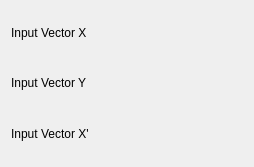
<ui version="4.0" >
 <class>AkimaConfig</class>
 <widget class="QWidget" name="AkimaConfig" >
  <property name="geometry" >
   <rect>
    <x>0</x>
    <y>0</y>
    <width>254</width>
    <height>167</height>
   </rect>
  </property>
  <layout class="QVBoxLayout" name="verticalLayout" >
   <item>
    <layout class="QHBoxLayout" name="horizontalLayout" >
     <item>
      <widget class="QLabel" name="label_3" >
       <property name="sizePolicy" >
        <sizepolicy vsizetype="Fixed" hsizetype="Fixed" >
         <horstretch>0</horstretch>
         <verstretch>0</verstretch>
        </sizepolicy>
       </property>
       <property name="text" >
        <string>Input Vector X</string>
       </property>
       <property name="wordWrap" >
        <bool>false</bool>
       </property>
      </widget>
     </item>
     <item>
      <widget class="Kst::VectorSelector" native="1" name="_vectorX" >
       <property name="sizePolicy" >
        <sizepolicy vsizetype="Preferred" hsizetype="Expanding" >
         <horstretch>0</horstretch>
         <verstretch>0</verstretch>
        </sizepolicy>
       </property>
      </widget>
     </item>
    </layout>
   </item>
   <item>
    <layout class="QHBoxLayout" name="horizontalLayout_2" >
     <item>
      <widget class="QLabel" name="label_4" >
       <property name="sizePolicy" >
        <sizepolicy vsizetype="Fixed" hsizetype="Fixed" >
         <horstretch>0</horstretch>
         <verstretch>0</verstretch>
        </sizepolicy>
       </property>
       <property name="text" >
        <string>Input Vector Y</string>
       </property>
       <property name="wordWrap" >
        <bool>false</bool>
       </property>
      </widget>
     </item>
     <item>
      <widget class="Kst::VectorSelector" native="1" name="_vectorY" >
       <property name="sizePolicy" >
        <sizepolicy vsizetype="Preferred" hsizetype="Expanding" >
         <horstretch>0</horstretch>
         <verstretch>0</verstretch>
        </sizepolicy>
       </property>
      </widget>
     </item>
    </layout>
   </item>
   <item>
    <layout class="QHBoxLayout" name="horizontalLayout_3" >
     <item>
      <widget class="QLabel" name="label_5" >
       <property name="sizePolicy" >
        <sizepolicy vsizetype="Fixed" hsizetype="Fixed" >
         <horstretch>0</horstretch>
         <verstretch>0</verstretch>
        </sizepolicy>
       </property>
       <property name="text" >
        <string>Input Vector X'</string>
       </property>
       <property name="wordWrap" >
        <bool>false</bool>
       </property>
      </widget>
     </item>
     <item>
      <widget class="Kst::VectorSelector" native="1" name="_vectorX1" >
       <property name="sizePolicy" >
        <sizepolicy vsizetype="Preferred" hsizetype="Expanding" >
         <horstretch>0</horstretch>
         <verstretch>0</verstretch>
        </sizepolicy>
       </property>
      </widget>
     </item>
    </layout>
   </item>
  </layout>
 </widget>
 <layoutdefault spacing="6" margin="11" />
 <pixmapfunction>qPixmapFromMimeSource</pixmapfunction>
 <customwidgets>
  <customwidget>
   <class>Kst::VectorSelector</class>
   <extends>QWidget</extends>
   <header>vectorselector.h</header>
  </customwidget>
 </customwidgets>
 <resources/>
 <connections/>
</ui>
